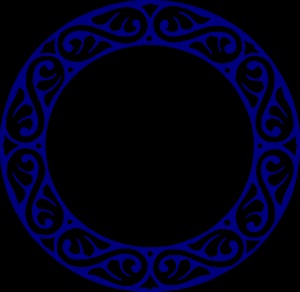
#> input picture imagefilters/test.png, 300 x 292 px
$ python drostewreath.py
#> lines starting #> are read from the running program, lines starting #| are printed output that depends on the picture
#http://www.josleys.com/article_show.php?id=82

import numpy as np
import matplotlib.pyplot as plt


pi = np.pi
import cv2

img = cv2.imread("test.png",0)
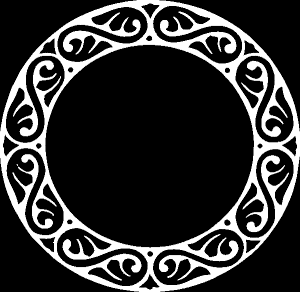
#> img: shape (292, 300); min 0, max 14, mean 2.78; drawn with min black and max white
indices = np.where(img!= [0])
#> indices = 19681 positions, rows 0 to 291, columns 0 to 299
p = np.array(indices[0]) + np.array(indices[1])* 1.0j
p = p/300 - 0.5 - 0.5j

plt.scatter(p.real,p.imag)
plt.show()
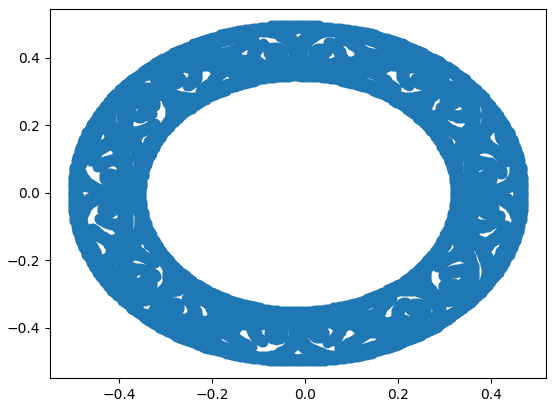
#> figure drawn by matplotlib, 1 panel

def log(p):
    pold = p
    p = np.log(np.abs(pold)) + (np.angle(pold)+2*np.pi*5)*1.0j
    for i in range(-5,5):
        p = np.concatenate((p, np.log(np.abs(pold)) + (np.angle(pold)+2*np.pi*i)*1.0j))
    return p

r1 = 0.18
r2 = 0.66
a = np.arctan(np.log(r2/r1)/(2*np.pi))
f = np.cos(a)
b = f*np.exp(1.0j*a)


p = np.exp(b*log(p/r1))
p = (p + 1100 + 2550j)/5
p = np.unique(np.round(np.real(p)) + np.round(np.imag(p)) * 1.0j)

##fig,ax = plt.subplots()
##ax.scatter(p.real,p.imag)
##plt.show()

new = np.zeros((630,800,3))
#> (the run stopped early here; a loop or call above may not have finished)
